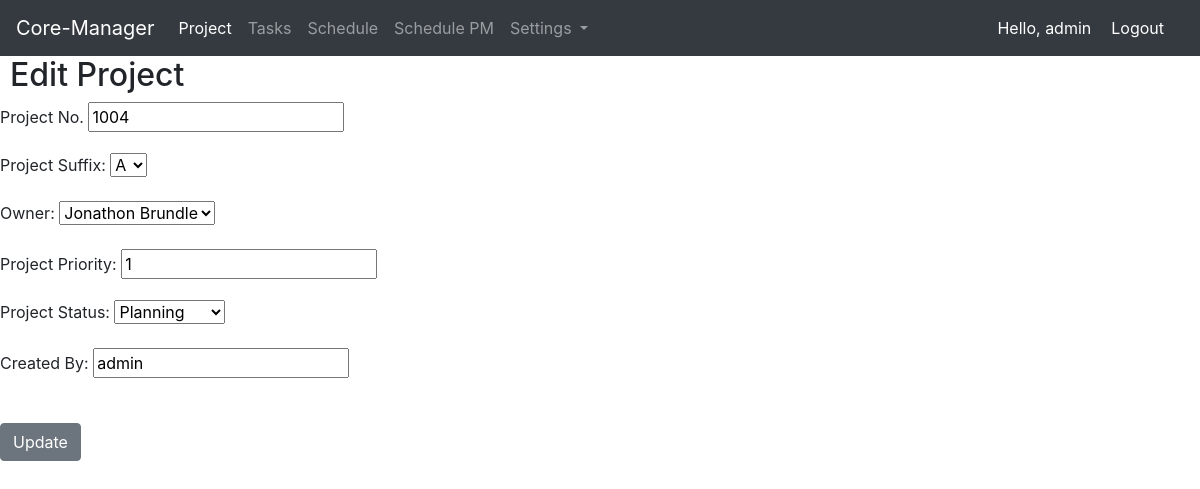
The app's page /edit_project/16 (signed in) with its own data.
### project/models.py (models this page shows, shortened)
class Project(models.Model):
    project_number = models.CharField(max_length=50)
    project_suffix = models.CharField(max_length=10, choices=suffix, default="A")
    project_owner = models.ForeignKey(ProjectOwners, on_delete=models.CASCADE, blank=True)
    project_priority = models.CharField(max_length=20, choices=project_priority_list, default='3')
    project_status = models.CharField(max_length=25, choices=status, default='Planning')
    project_creation_date = models.DateField(auto_now_add=True)
    project_created_by = models.CharField(max_length=50)
    project_modified_by = models.CharField(max_length=50, null=True)
    project_modified_date = models.DateField(blank=True, null=True)
    project_concated_name = models.CharField(max_length=50, blank=True, null=True)

### project/views.py (the view)
# urls.py: path('edit_project/<project_id>', views.edit_project, name="edit_project"),
@login_required(login_url='home_app:login')
def edit_project(request, project_id):
    project = Project.objects.get(pk=project_id)
    form = EditProjectForm(request.POST or None, instance=project)
    if form.is_valid():
        form.save()
        return redirect('project_app:project_home_page')
    context = {
        "project": project,
        'form': form,
    }
    return render(request, 'project/edit_project.html', context)

### project/forms.py
class EditProjectForm(ModelForm):
    class Meta:
        model = Project
        fields = ("project_number",
                  "project_suffix",
                  "project_owner",
                  "project_priority",
                  "project_status",
                  "project_created_by")
        labels = {
            "project_number": "Project No.",
            "project_suffix": "Project Suffix",
            "project_owner": "Owner",
            "project_priority": "Project Priority",
            "project_status": "Project Status",
            "project_created_by": "Created By",
        }
        widgets = {
            "project_created_by": forms.TextInput(attrs={'readonly': 'readonly'}),
            "project_priority": forms.TextInput(attrs={'readonly': 'readonly'}),
        }

### project/models.py (called while the page is built)
    def __str__(self):
        return self.project_owner_concat_name

### templates/project/edit_project.html (shortened to what this page needs)
{% extends 'base.html' %}
{% load static %}
 {% block css_files %}
        <link rel="stylesheet" href="{% static "project/project.css" %}">
  {% endblock %}
{% block content %}
<h2>Edit Project</h2>
 <form action="" method=POST>
        {{ form.as_p }}
        <br/>
        <input type="submit" value="Update" class="btn btn-secondary">
    </form>
{% endblock %}

### templates/header.html (shortened to what this page needs)
<nav class="navbar navbar-expand-lg navbar-dark bg-dark">
  <a class="navbar-brand" href="{% url 'home_app:index' %}">Core-Manager</a>
  <div class="collapse navbar-collapse" id="navbarSupportedContent">
    <ul class="navbar-nav mr-auto">
      <li class="nav-item active">
        <a class="nav-link" href="{% url 'project_app:project_home_page' %}">Project <span class="sr-only">(current)</span></a>
      </li>
      <li class="nav-item">
        <a class="nav-link" href="{% url 'project_app:task_home_page' %}">Tasks</a>
      </li>
      {% if request.user.groups.all.0.name == 'Coordinator' %}
        <li class="nav-item">
          <a class="nav-link" href="{% url 'schedule_app:schedule_home' %}">Schedule</a>
        </li>
      {% endif %}
      <li class="nav-item">
          <a class="nav-link" href="{% url 'schedule_app:schedule_pm' %}">Schedule PM</a>
        </li>
      {% if request.user.groups.all.0.name == 'Coordinator' %}
        <li class="nav-item dropdown">
          <a class="nav-link dropdown-toggle" href="#" id="navbarDropdown" role="button" data-toggle="dropdown" aria-haspopup="true" aria-expanded="false">
            Settings
          </a>
        </li>
      {% endif %}
    </ul>
    <span class="hello-msg">Hello, {{ request.user }} </span>
    <span ><a class="hello-msg" href="{% url 'home_app:logout' %}">Logout</a> </span>
  </div>
</nav>

### static/project/project.css (style rules this page uses)
h2 { margin-left: 10px; }

### templates/header.html (style rules this page uses)
.hello-msg { font-size = 18px; color: #fff; margin-right: 20px; }

### records on screen
Project: project_number "1004", project_suffix "A", project_owner "Jonathon Brundle", project_priority "1", project_status "Planning", project_created_by "admin"

### other values on screen
{{ request.user }} "admin"
